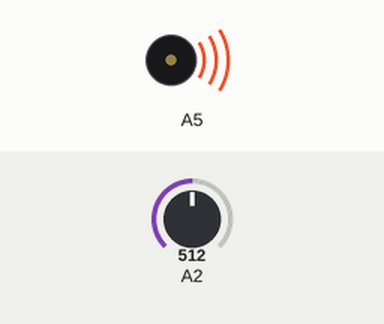
This sketch was run on a simulated Arduino Uno, built with avr-gcc and run on an emulated ATmega328P. Shown: buzzer (waves = sounding). The inputs (shaded band) are chosen by the test bench; at power-on: A2 = 512. What the sketch prints to the serial monitor is not drawn.

Above: at 1.2 s.
1.3 s: A2 set to 0
At 2.1 s:
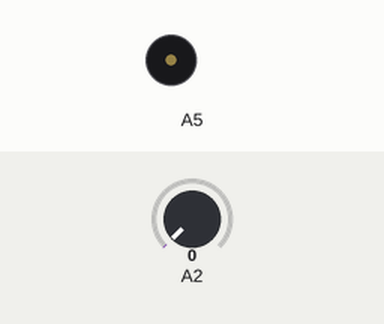
2.8 s: A2 set to 122
At 3.3 s:
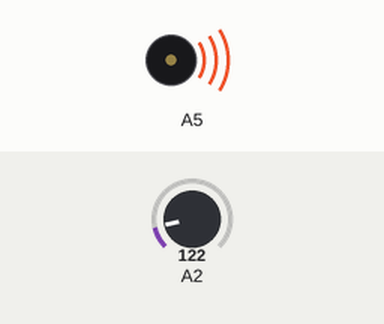
Timing chart, 0 to 5.8 s (numbered marks = the images above; inputs shaded):
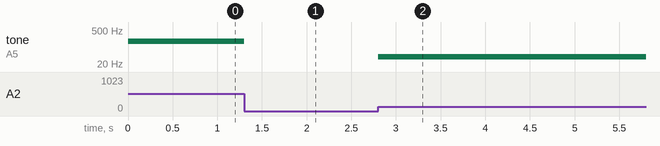

The sketch:

lightsensortest.ino
```cpp
int senseVal,toneVal;

void setup() {
  Serial.begin(9600);
  Serial.println("Pin A3 INPUT VALUES: ");
}

void loop() {
  senseVal=analogRead(A2);
  toneVal=senseVal/3;
  tone(A5,toneVal);
//  Serial.println(a2);
//  delay(90);

}
```

Measured:
- after the input at 1.3 s, tone on A5: 170 Hz → silent at once
- after the input at 2.8 s, tone on A5: silent → 40 Hz at once
